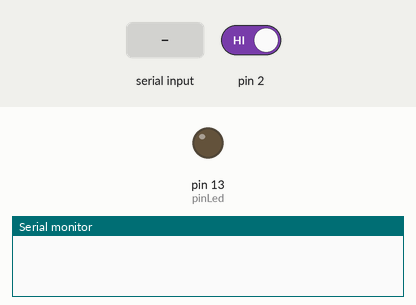
A sketch run on a simulated Arduino Uno, built with avr-gcc and run on an emulated ATmega328P. On the bench: output pins drawn as LEDs (lit = HIGH), the last lines printed to the serial monitor. The inputs (shaded band) are chosen by the test bench; at power-on: pin 2 HIGH.

Above: at 1.2 s.
1.3 s: pin 2 driven LOW
2.8 s: "123\n" received over Serial
4.3 s: byte 10 ('\n') received over Serial
At 22.0 s:
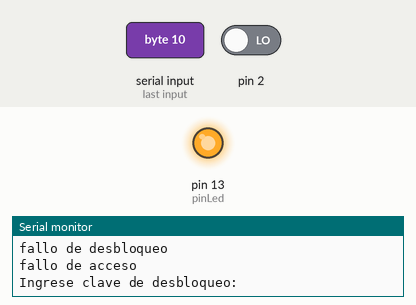
Timing chart, 0 to 22.8 s (numbered marks = the images above; inputs shaded):
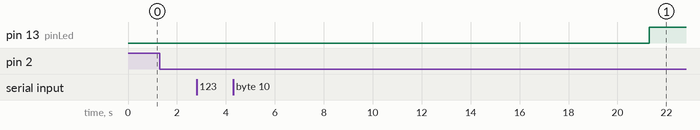

The sketch:

attachInterrupt.ino
```cpp
// Demo for Grove - Starter V2.0
// Author: Loovee  2013-3-10
#include <TimerOne.h>
// Uses the Grove - Button to control the Grove - LED.
// Connect the Grove - Button to the socket marked D3
// Connect the Grove - LED to D7

void timerElapsed();
void abrirPuerta();

// Defines the pins to which the button and LED are connected.
byte pinButton = 3;
byte pinLed    = 13;
boolean primera = true;
String inputString = "";
boolean stringComplete = false;

void setup()
{
   Serial.begin(9600);
   inputString.reserve(100);

    // Configure the button's pin for input signals.
    pinMode(pinButton, INPUT);

    // Configure the LED's pin for output.
    pinMode(pinLed, OUTPUT);
    attachInterrupt(0, abrirPuerta, FALLING);

}

void loop()
{
  if (stringComplete) {
    inputString.trim();
    Serial.println(inputString);
    if(inputString == "123"){
      primera = true;
      Serial.println("desbloqueo exitoso");
      digitalWrite(pinLed, LOW);
    }else{
      Serial.println("fallo de desbloqueo");
    }
    stringComplete = false;
    inputString = "";
  }
}

void timerElapsed(){
  if(primera){
    primera = false;
  }else{
    Serial.println("fallo de acceso");
    Serial.println("Ingrese clave de desbloqueo: ");
    digitalWrite(pinLed, HIGH);
    Timer1.stop();
    Timer1.detachInterrupt();
  }
}

void abrirPuerta(){
  Serial.println("Ingrese clave de acceso: ");
  Timer1.initialize(10000000);
   Timer1.attachInterrupt(timerElapsed);
}

void serialEvent() {
  while (Serial.available()) {
    char inChar = (char)Serial.read();
    if (inChar == '\n') {
      stringComplete = true;
    } else {
      inputString += inChar;
    }
  }
}
```
